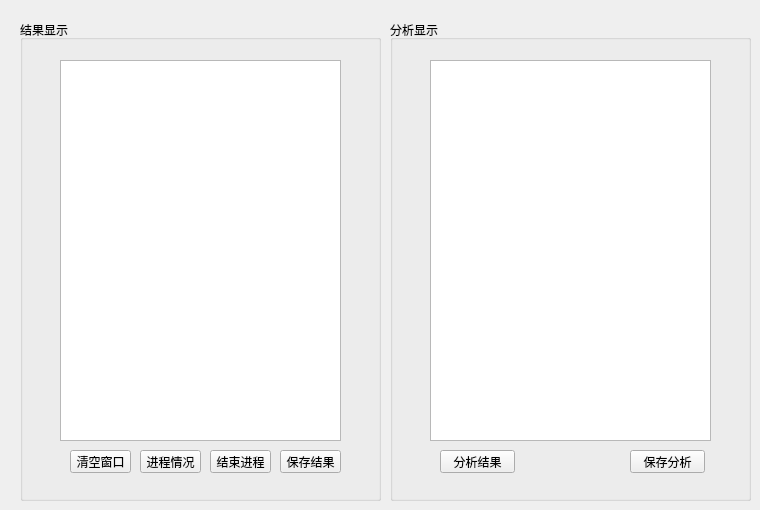
    <widget class="QWidget" name="tabresult">
     <attribute name="title">
      <string>Result</string>
     </attribute>
     <widget class="QGroupBox" name="groupBox_10">
      <property name="geometry">
       <rect>
        <x>20</x>
        <y>20</y>
        <width>361</width>
        <height>481</height>
       </rect>
      </property>
      <property name="title">
       <string>结果显示</string>
      </property>
      <widget class="QPushButton" name="btnT5SaveResult">
       <property name="geometry">
        <rect>
         <x>260</x>
         <y>430</y>
         <width>61</width>
         <height>23</height>
        </rect>
       </property>
       <property name="text">
        <string>保存结果</string>
       </property>
      </widget>
      <widget class="QTextBrowser" name="txtT5Result">
       <property name="geometry">
        <rect>
         <x>40</x>
         <y>40</y>
         <width>281</width>
         <height>381</height>
        </rect>
       </property>
      </widget>
      <widget class="QPushButton" name="btnT5Stop">
       <property name="geometry">
        <rect>
         <x>190</x>
         <y>430</y>
         <width>61</width>
         <height>23</height>
        </rect>
       </property>
       <property name="text">
        <string>结束进程</string>
       </property>
      </widget>
      <widget class="QPushButton" name="btnT5ShowProcess">
       <property name="geometry">
        <rect>
         <x>120</x>
         <y>430</y>
         <width>61</width>
         <height>23</height>
        </rect>
       </property>
       <property name="text">
        <string>进程情况</string>
       </property>
      </widget>
      <widget class="QPushButton" name="btnT5Clear">
       <property name="geometry">
        <rect>
         <x>50</x>
         <y>430</y>
         <width>61</width>
         <height>23</height>
        </rect>
       </property>
       <property name="text">
        <string>清空窗口</string>
       </property>
      </widget>
     </widget>
     <widget class="QGroupBox" name="groupBox_11">
      <property name="geometry">
       <rect>
        <x>390</x>
        <y>20</y>
        <width>361</width>
        <height>481</height>
       </rect>
      </property>
      <property name="title">
       <string>分析显示</string>
      </property>
      <widget class="QPushButton" name="btnT5SaveAnalysis">
       <property name="geometry">
        <rect>
         <x>240</x>
         <y>430</y>
         <width>75</width>
         <height>23</height>
        </rect>
       </property>
       <property name="text">
        <string>保存分析</string>
       </property>
      </widget>
      <widget class="QPushButton" name="btnT5ShowAnalysis">
       <property name="geometry">
        <rect>
         <x>50</x>
         <y>430</y>
         <width>75</width>
         <height>23</height>
        </rect>
       </property>
       <property name="text">
        <string>分析结果</string>
       </property>
      </widget>
      <widget class="QTextBrowser" name="txtT5Analysis">
       <property name="geometry">
        <rect>
         <x>40</x>
         <y>40</y>
         <width>281</width>
         <height>381</height>
        </rect>
       </property>
      </widget>
     </widget>
    </widget>
